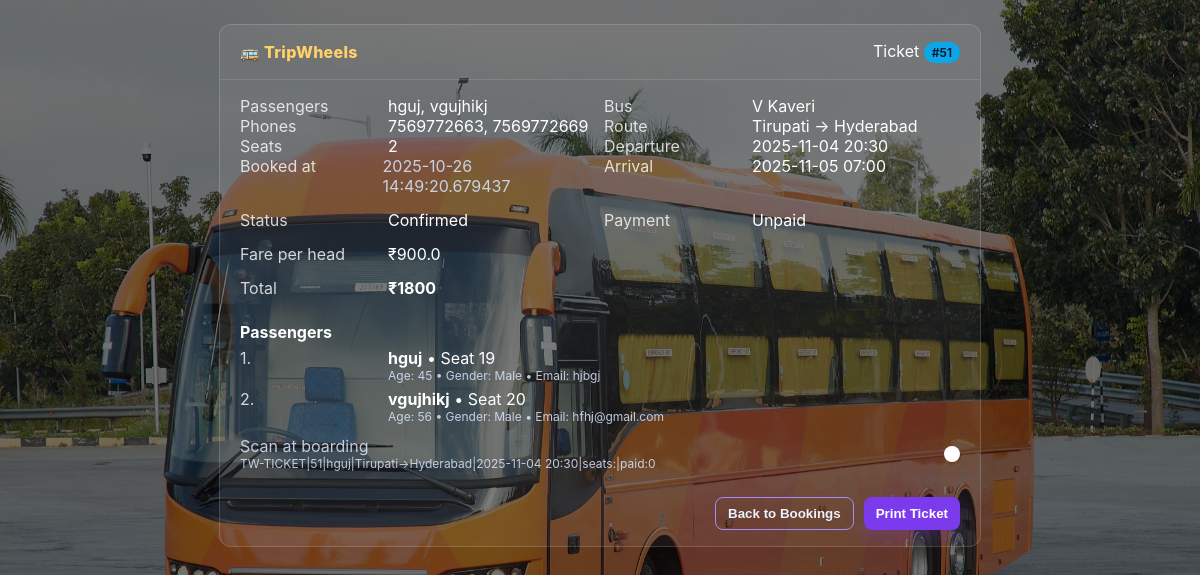
Page /ticket/51 (signed in) on the committed database.
### tables this page shows
CREATE TABLE bookings (
    id INTEGER PRIMARY KEY AUTOINCREMENT,
    bus_id INTEGER NOT NULL,
    passenger_name TEXT NOT NULL,
    passenger_phone TEXT NOT NULL,
    seats_booked INTEGER NOT NULL,
    booked_at TEXT NOT NULL, status TEXT DEFAULT 'confirmed', payment_status TEXT DEFAULT 'unpaid', payment_ref TEXT, user_id INTEGER NULL, coupon_code TEXT, discount_amount REAL DEFAULT 0,
    FOREIGN KEY (bus_id) REFERENCES buses (id)
);

CREATE TABLE bookings_passengers (
                    id INTEGER PRIMARY KEY AUTOINCREMENT,
                    booking_id INTEGER NOT NULL,
                    seat_no TEXT,
                    name TEXT,
                    email TEXT,
                    age INTEGER,
                    gender TEXT
                , phone TEXT);

CREATE TABLE buses (
    id INTEGER PRIMARY KEY AUTOINCREMENT,
    name TEXT NOT NULL,
    from_city TEXT NOT NULL,
    to_city TEXT NOT NULL,
    depart_time TEXT NOT NULL,
    arrive_time TEXT NOT NULL,
    seats_total INTEGER,
    fare REAL
);

### app.py (the view)
@app.route('/ticket/<int:booking_id>')
def view_ticket(booking_id: int):
    row = db_fetch_one('''
        SELECT b.id, b.bus_id, b.passenger_name, b.passenger_phone, b.seats_booked, b.booked_at,
               b.status, b.payment_status, b.payment_ref, b.user_id,
               bus.name AS bus_name, bus.from_city, bus.to_city, bus.depart_time, bus.arrive_time, bus.fare,
               COALESCE(b.discount_amount, 0) AS discount_amount, b.coupon_code
        FROM bookings b JOIN buses bus ON b.bus_id = bus.id
        WHERE b.id = ?
    ''', (booking_id,))
    if not row:
        flash('Ticket not found', 'error')
        return redirect(url_for('index'))
    is_admin = session.get('role') == 'admin'
    owner_ok = False
    if 'user_id' in session:
        bid_uid = row['user_id'] if isinstance(row, dict) else row['user_id']
        if bid_uid and bid_uid == session['user_id']:
            owner_ok = True
        else:
            u = db_fetch_one('SELECT phone FROM users WHERE id = ?', (session['user_id'],))
            uphone = (u['phone'] if isinstance(u, dict) else (u['phone'] if u else None))
            bphone = row['passenger_phone'] if isinstance(row, dict) else row['passenger_phone']
            if uphone and bphone and uphone == bphone:
                owner_ok = True
    if not (is_admin or owner_ok):
        flash('Access denied', 'error')
        return redirect(url_for('index'))
    seats = db_fetch_all('SELECT seat_no FROM booked_seats WHERE booking_id = ? ORDER BY CAST(seat_no AS INT)', (booking_id,))
    seat_list = [ (s['seat_no'] if isinstance(s, dict) else s['seat_no']) for s in seats ]
    passengers_rows = db_fetch_all('SELECT seat_no, name, phone, email, age, gender FROM bookings_passengers WHERE booking_id = ? ORDER BY id', (booking_id,)) or []
    passengers = []
    for pr in passengers_rows:
        if isinstance(pr, dict):
            passengers.append({
                'seat_no': pr.get('seat_no'),
                'name': pr.get('name'),
                'phone': pr.get('phone'),
                'email': pr.get('email'),
                'age': pr.get('age'),
                'gender': pr.get('gender'),
            })
        else:
            passengers.append({
                'seat_no': pr['seat_no'],
                'name': pr['name'],
                'phone': pr['phone'],
                'email': pr['email'],
                'age': pr['age'],
                'gender': pr['gender'],
            })
    get = (lambda k: row[k] if isinstance(row, dict) else row[k])
    base_amount = float((row['seats_booked'] if isinstance(row, dict) else row['seats_booked']) or 0) * float((row['fare'] if isinstance(row, dict) else row['fare']) or 0)
    discount_amount = float((row['discount_amount'] if isinstance(row, dict) else (row['discount_amount'] if hasattr(row,'keys') and 'discount_amount' in row.keys() else 0)) or 0)
    total_amount = max(0.0, base_amount - discount_amount)
    booking = {
        'id': get('id'),
        'bus_name': get('bus_name'),
        'from_city': get('from_city'),
        'to_city': get('to_city'),
        'depart_time': get('depart_time'),
        'arrive_time': get('arrive_time'),
        'fare': get('fare'),
        'passenger_name': get('passenger_name'),
        'passenger_phone': get('passenger_phone'),
        'seats_booked': get('seats_booked'),
        'booked_at': get('booked_at'),
        'status': get('status'),
        'payment_status': get('payment_status'),
        'payment_ref': get('payment_ref'),
        'seat_numbers': seat_list,
        'passengers': passengers,
        'coupon_code': (row['coupon_code'] if isinstance(row, dict) else (row['coupon_code'] if hasattr(row,'keys') and 'coupon_code' in row.keys() else None)),
        'base_amount': base_amount,
        'discount_amount': discount_amount,
        'total_amount': total_amount,
    }
    return render_template('ticket.html', b=booking)

### app.py (called while the page is built, shortened)
def is_mysql_enabled():
    return (
        mysql is not None and
        os.getenv('MYSQL_HOST') and os.getenv('MYSQL_DB') and os.getenv('MYSQL_USER')
    )

def get_db_connection():
    conn = sqlite3.connect('bus_booking.db')
    conn.row_factory = sqlite3.Row
    return conn

def db_fetch_all(query: str, params=()):
    conn = get_db_connection()
    try:
        if is_mysql_enabled():
            cur = conn.cursor(dictionary=True)
            cur.execute(to_mysql_placeholders(query), params)
            rows = cur.fetchall()
            cur.close()
            return rows
        else:
            cur = conn.execute(query, params)
            rows = cur.fetchall()
            return rows
    finally:
        conn.close()

def db_fetch_one(query: str, params=()):
    conn = get_db_connection()
    try:
        if is_mysql_enabled():
            cur = conn.cursor(dictionary=True)
            cur.execute(to_mysql_placeholders(query), params)
            row = cur.fetchone()
            cur.close()
            return row
        else:
            cur = conn.execute(query, params)
            row = cur.fetchone()
            return row
    finally:
        conn.close()

@app.before_request
def require_login():
    allowed_endpoints = {'login', 'register', 'logout'}
    if request.endpoint in allowed_endpoints:
        return
    if request.path.startswith('/static/'):
        return
    if 'user_id' not in session:
        return redirect(url_for('login'))

### templates/ticket.html (shortened to what this page needs)
<!DOCTYPE html>
<html lang="en">
<head>
  <link rel="stylesheet" href="{{ url_for('static', filename='style.css') }}" />
</head>
<body>
  <div class="ticket-wrap">
    <div class="ticket-head">
      <div class="brand">🚌 TripWheels</div>
      <div>Ticket <span class="badge">#{{ b['id'] }}</span></div>
    </div>
    <div class="ticket-body">
      <div class="grid">
        <div>
          {% if b['passengers'] and b['passengers']|length > 0 %}
          <div class="kv"><div class="k">Passengers</div><div>{% for p in b['passengers'] %}{{ p['name'] }}{% if not loop.last %}, {% endif %}{% endfor %}</div></div>
          {% else %}
          <div class="kv"><div class="k">Passenger</div><div>{{ b['passenger_name'] }}</div></div>
          {% endif %}
          {% if b['passengers'] and b['passengers']|length > 0 %}
          <div class="kv"><div class="k">Phones</div><div>{% for p in b['passengers'] %}{{ p['phone'] or '—' }}{% if not loop.last %}, {% endif %}{% endfor %}</div></div>
          {% else %}
          <div class="kv"><div class="k">Phone</div><div>{{ b['passenger_phone'] }}</div></div>
          {% endif %}
          <div class="kv"><div class="k">Seats</div><div>{{ b['seats_booked'] }}</div></div>
          <div class="kv"><div class="k">Booked at</div><div class="muted">{{ b['booked_at'] }}</div></div>
        </div>
        <div>
          <div class="kv"><div class="k">Bus</div><div>{{ b['bus_name'] }}</div></div>
          <div class="kv"><div class="k">Route</div><div>{{ b['from_city'] }} → {{ b['to_city'] }}</div></div>
          <div class="kv"><div class="k">Departure</div><div>{{ b['depart_time'] }}</div></div>
          <div class="kv"><div class="k">Arrival</div><div>{{ b['arrive_time'] }}</div></div>
        </div>
      </div>
      <div class="grid">
        <div class="kv"><div class="k">Status</div><div>{{ (b['status'] or 'confirmed')|capitalize }}</div></div>
        <div class="kv"><div class="k">Payment</div><div>{{ (b['payment_status'] or 'unpaid')|capitalize }}{% if b['payment_ref'] %} • Ref: {{ b['payment_ref'] }}{% endif %}</div></div>
      </div>
      <div class="kv"><div class="k">Fare per head</div><div>₹{{ b['fare'] }}</div></div>
      <div class="kv"><div class="k">Total</div><div><strong>₹{{ '%.0f'|format(b['total_amount'] if b['total_amount'] is defined else (b['fare'] * b['seats_booked'])) }}</strong></div></div>
    </div>
    <div class="seats">
      {% if b['passengers'] and b['passengers']|length > 0 %}
      <div style="margin-top:8px">
        <div style="font-weight:700;margin-bottom:6px">Passengers</div>
        <div style="display:grid;gap:6px">
          {% for p in b['passengers'] %}
          <div class="kv">
            <div class="k">{{ loop.index }}.</div>
            <div>
              <div><strong>{{ p['name'] or '—' }}</strong>{% if p['seat_no'] %} • Seat {{ p['seat_no'] }}{% endif %}</div>
              <div class="muted" style="font-size:12px">
                {% if p['age'] %}Age: {{ p['age'] }}{% endif %}
                {% if p['gender'] %}{% if p['age'] %} • {% endif %}Gender: {{ p['gender'] }}{% endif %}
                {% if p['email'] %}{% if p['age'] or p['gender'] %} • {% endif %}Email: {{ p['email'] }}{% endif %}
              </div>
            </div>
          </div>
          {% endfor %}
        </div>
      </div>
      {% endif %}
    </div>
    <div class="qr-wrap">
      <div>
        <div class="muted">Scan at boarding</div>
        <div id="qrdata" class="muted" style="font-size:12px;word-break:break-all"></div>
      </div>
      <div class="qr-box"><div id="qrcode"></div></div>
    </div>
    <div class="actions">
      <button class="btn-outline" onclick="window.location='{{ url_for('view_bookings') }}'">Back to Bookings</button>
      <button class="btn" onclick="window.print()">Print Ticket</button>
    </div>
  </div>
</body>
</html>

### static/style.css (style rules this page uses)
body { margin: 0; font-family: 'Inter', 'Segoe UI', Tahoma, Geneva, Verdana, sans-serif; color: #fff; background-image: url("/static/bus-bg.jpg"); background-size: cover; background-repeat: no-repeat; background-attachment: fixed; background-position: center; }
.brand { font-weight: 800; color: #FFD166; }
body::before { content: ""; position: fixed; top: 0; left: 0; width: 100%; height: 100%; background: rgba(0, 0, 0, 0.55); z-index: -1; }
button { background: linear-gradient(90deg, #7C3AED, #EC4899); color: white; border: none; padding: 8px 15px; border-radius: 8px; margin-top: 10px; cursor: pointer; font-weight: bold; transition: all 0.3s ease; }
.btn-outline { background: transparent; border: 1px solid rgba(255,255,255,0.4); color: #eaf2ff; }
.muted { color: #d9e6ff; opacity: 0.9; }
.grid { display: grid; grid-template-columns: repeat(auto-fill, minmax(280px, 1fr)); gap: 16px; }
button { box-shadow: 0 6px 18px rgba(124,58,237,0.25); }
.btn-outline { box-shadow: none; }

### templates/ticket.html (style rules this page uses)
body { font-family: Inter, Segoe UI, system-ui, -apple-system, sans-serif; color:#fff; }
.ticket-wrap { max-width: 760px; margin: 24px auto; background: rgba(255,255,255,0.06); border:1px solid rgba(255,255,255,0.15); border-radius: 12px; overflow: hidden; }
.ticket-head { display:flex; align-items:center; justify-content:space-between; padding:16px 20px; border-bottom:1px solid rgba(255,255,255,0.12); }
.brand { font-weight: 800; letter-spacing: 0.3px; }
.ticket-body { display:grid; gap:14px; padding: 16px 20px; }
.grid { display:grid; gap:8px; grid-template-columns: repeat(2, minmax(0,1fr)); }
.muted { opacity: 0.85; }
.kv { display:flex; gap:8px; }
.kv .k { opacity:0.8; width:140px; }
.badge { display:inline-block; padding:3px 8px; border-radius:999px; font-size:12px; background:#0ea5e9; color:#001726; font-weight:600; }
.actions { display:flex; gap:10px; justify-content:flex-end; padding: 0 20px 16px; }
.btn { background:#7C3AED; color:#fff; border:none; padding:8px 12px; border-radius:8px; cursor:pointer; }
.btn-outline { border:1px solid #A78BFA; background:transparent; color:#eaf2ff; padding:8px 12px; border-radius:8px; cursor:pointer; }
.qr-wrap { display:flex; align-items:center; justify-content:space-between; gap:12px; padding:0 20px 16px; }
.qr-box { background:#fff; padding:8px; border-radius:10px; }
.seats { padding: 0 20px 12px; }

### rows in the picture
bookings: id "51", seats_booked "2", booked_at "2025-10-26 14:49:20.679437", status "Confirmed", payment_status "Unpaid"
bookings_passengers: name "hguj", phone "7569772663", seat_no "19", age "45", gender "Male", email "hjbgj"
bookings_passengers: name "vgujhikj", phone "7569772669", seat_no "20", age "56", gender "Male", email "hfhj@gmail.com"
buses: bus_name "V Kaveri", from_city "Tirupati", to_city "Hyderabad", depart_time "2025-11-04 20:30", arrive_time "2025-11-05 07:00", fare "900.0"
